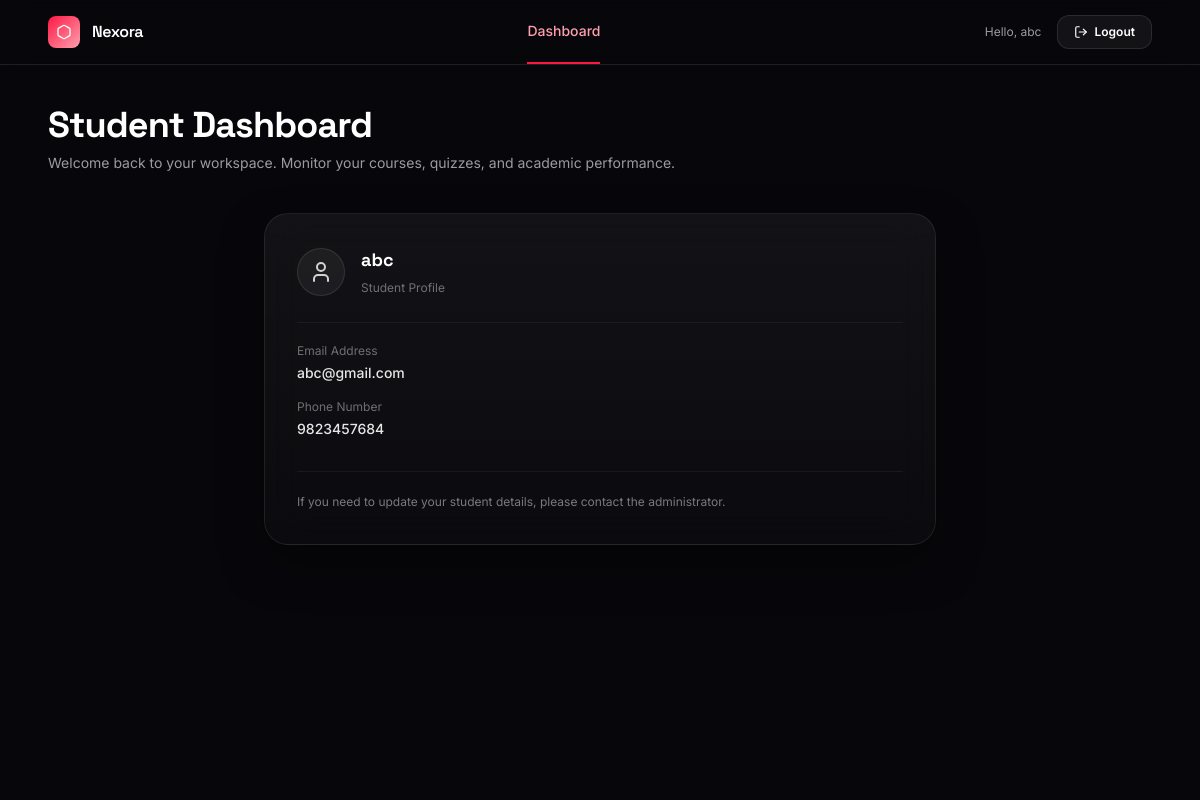
/dashboard/ (signed in), run on the app's committed database.
### user/models.py (models this page shows, shortened)
class Student(models.Model):
    user = models.OneToOneField(User, on_delete=models.CASCADE, related_name='student')
    phone = models.CharField(max_length=15)
    @property
    def username(self):
        return self.user.username if self.user else ""
    @property
    def email(self):
        return self.user.email if self.user else ""

### user/views.py (the view)
# urls.py: path('dashboard/', views.dashboard, name='dashboard'),
@student_required
def dashboard(request):
    student = getattr(request.user, 'student', None)
    context = {
        'student': student,
        'user': request.user,
    }
    return render(request, 'dashboard.html', context)

### user/templates/dashboard.html (shortened to what this page needs)
<!DOCTYPE html>
<html lang="en">
<head>
  <script src="https://cdn.tailwindcss.com"></script>
</head>
<body class="relative min-h-screen w-full overflow-x-hidden">
  <div class="fixed inset-0 -z-10 overflow-hidden">
    <div class="blob blob-1"></div>
    <div class="blob blob-2"></div>
    <div class="noise-overlay"></div>
  </div>
  <header class="relative z-20 border-b border-white/10 bg-white/2 backdrop-blur-md">
    <div class="max-w-6xl mx-auto px-6 h-16 flex items-center justify-between">
      <div class="flex items-center gap-3">
        <div class="brand-icon w-8 h-8 rounded-lg flex items-center justify-center">
          <i data-lucide="hexagon" class="w-4 h-4 text-white"></i>
        </div>
        <span class="brand-font text-md font-semibold tracking-tight">Nexora</span>
      </div>
      <nav class="hidden md:flex items-center gap-8 h-full">
        <a href="{% url 'dashboard' %}" class="nav-link active h-full flex items-center text-sm font-medium text-white/80">Dashboard</a>
      </nav>
      <div class="flex items-center gap-4">
        <span class="hidden sm:inline text-xs text-white/60">Hello, {{ request.user.username }}</span>
        <a href="{% url 'logout' %}" class="px-4 py-2 rounded-xl border border-white/10 bg-white/5 hover:bg-white/10 transition text-xs font-semibold flex items-center gap-1.5">
          <i data-lucide="log-out" class="w-3.5 h-3.5"></i>
          Logout
        </a>
      </div>
    </div>
  </header>
  <main class="relative z-10 max-w-6xl mx-auto px-6 py-10">
    <div class="mb-10">
      <h1 class="text-3xl sm:text-4xl font-bold tracking-tight mb-2">Student Dashboard</h1>
      <p class="text-white/60 text-sm">Welcome back to your workspace. Monitor your courses, quizzes, and academic performance.</p>
    </div>
    <div class="max-w-2xl mx-auto">
      <div class="glass-card rounded-3xl p-8 flex flex-col justify-between h-fit">
        <div>
          <div class="flex items-center gap-4 mb-6">
            <div class="w-12 h-12 rounded-full bg-white/5 border border-white/10 flex items-center justify-center">
              <i data-lucide="user" class="w-6 h-6 text-white/80"></i>
            </div>
            <div>
              <h2 class="text-lg font-bold">{{ student.username|default:request.user.username }}</h2>
              <span class="text-xs text-white/40">Student Profile</span>
            </div>
          </div>
          <div class="space-y-4 border-t border-white/5 pt-5 text-sm">
            <div>
              <span class="text-xs text-white/40 block mb-1">Email Address</span>
              <span class="font-medium text-white/90">{{ student.email|default:request.user.email }}</span>
            </div>
            <div>
              <span class="text-xs text-white/40 block mb-1">Phone Number</span>
              <span class="font-medium text-white/90">{{ student.phone|default:'Not provided' }}</span>
            </div>
          </div>
        </div>
        <div class="mt-8 border-t border-white/5 pt-5">
          <p class="text-xs text-white/45 leading-relaxed">
            If you need to update your student details, please contact the administrator.
          </p>
        </div>
      </div>
    </div>
  </main>
</body>
</html>

### user/templates/dashboard.html (style rules this page uses)
:root { --bg-base: #07070b; --panel: #0f0f16; --accent-primary: #FD1843; --accent-secondary: #FF9FAF; --accent-primary-rgb: 253, 24, 67; --accent-secondary-rgb: 255, 159, 175; --border-soft: rgba(255, 255, 255, 0.08); }
* { font-family: 'Inter', system-ui, sans-serif; box-sizing: border-box; }
h1, h2, h3, .brand-font { font-family: 'Space Grotesk', 'Inter', sans-serif; }
html, body { background: var(--bg-base); min-height: 100%; margin: 0; color: #fff; }
.blob { position: absolute; border-radius: 9999px; filter: blur(90px); opacity: 0.35; pointer-events: none; will-change: transform; }
.blob-1 { background: var(--accent-primary); width: 450px; height: 450px; top: -100px; left: -100px; }
.blob-2 { background: var(--accent-secondary); width: 400px; height: 400px; bottom: -100px; right: -100px; }
.noise-overlay { position: absolute; inset: 0; pointer-events: none; opacity: 0.03; mix-blend-mode: overlay; }
.glass-card { background: linear-gradient(180deg, rgba(255, 255, 255, 0.05), rgba(255, 255, 255, 0.02)); backdrop-filter: blur(20px); -webkit-backdrop-filter: blur(20px); border: 1px solid var(--border-soft); box-shadow: 0 20px 50px -10px rgba(0, 0, 0, 0.5); }
.nav-link { transition: all 0.25s ease; border-bottom: 2px solid transparent; }
.nav-link:hover, .nav-link.active { color: var(--accent-secondary); border-color: var(--accent-primary); }
.brand-icon { background: linear-gradient(135deg, var(--accent-primary), var(--accent-secondary)); }

### data on the page
Student: username "abc", email "abc@gmail.com", phone "9823457684"

### other printed values
{{ request.user.username }} "abc"
